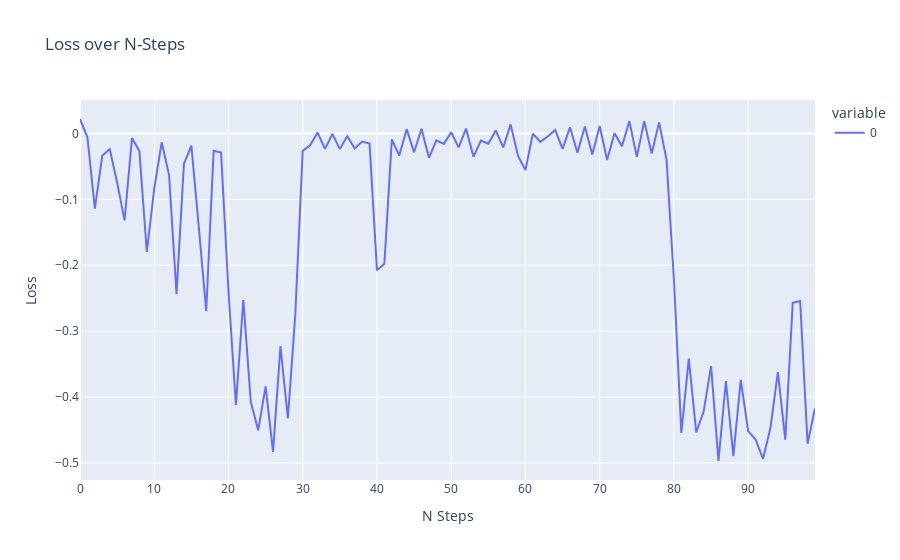

The cell this chart's notebook holds for it:
### Code cell
actor = Actor(3,1)
critic = Critic(3,1)

agent = DDPGAgent(actor,max_steps=10000)

pipe = GymTransformBlock(agent=agent,n=1000,bs=10)(['Pendulum-v1'])
pipe = StepBatcher(pipe)

pipe = ActorLossProcessor(pipe,critic,actor)

pipe_loss = LossCollector(pipe,main_buffers=[[]])
pipe = BasicOptStepper(pipe_loss,actor,0.001)
list(pipe)
pipe_loss.show()

### Figure 1 — Plotly figure (JSON) as saved in the notebook; plotly's stock layout.template omitted (floating-point values rounded to 4 significant figures)
{"data": [{"hovertemplate": "variable=0<br>N Steps=%{x}<br>Loss=%{y}<extra></extra>", "legendgroup": "0", "line": {"color": "#636efa", "dash": "solid"}, "marker": {"symbol": "circle"}, "mode": "lines", "name": "0", "orientation": "v", "showlegend": true, "type": "scatter", "x": [0, 1, 2, 3, 4, 5, 6, 7, 8, 9, 10, 11, 12, 13, 14, 15, 16, 17, 18, 19, 20, 21, 22, 23, 24, 25, 26, 27, 28, 29, 30, 31, 32, 33, 34, 35, 36, 37, 38, 39, 40, 41, 42, 43, 44, 45, 46, 47, 48, 49, 50, 51, 52, 53, 54, 55, 56, 57, 58, 59, 60, 61, 62, 63, 64, 65, 66, 67, 68, 69, 70, 71, 72, 73, 74, 75, 76, 77, 78, 79, 80, 81, 82, 83, 84, 85, 86, 87, 88, 89, 90, 91, 92, 93, 94, 95, 96, 97, 98, 99], "xaxis": "x", "y": [0.02198, -0.005819, -0.114, -0.03383, -0.0236, -0.07428, -0.1318, -0.006967, -0.02683, -0.1798, -0.08373, -0.01337, -0.06304, -0.2438, -0.04597, -0.01825, -0.142, -0.2698, -0.02626, -0.02901, -0.2394, -0.4121, -0.2526, -0.407, -0.4505, -0.3837, -0.4831, -0.3229, -0.4325, -0.2743, -0.02637, -0.01783, 0.001364, -0.0234, -0.000685, -0.02368, -0.003983, -0.02274, -0.01231, -0.01527, -0.2074, -0.1978, -0.009001, -0.0336, 0.006538, -0.02859, 0.007198, -0.03693, -0.01052, -0.01578, 0.001909, -0.02102, 0.007536, -0.0354, -0.01069, -0.01539, 0.004683, -0.02123, 0.01379, -0.03396, -0.05565, -0.0003086, -0.01269, -0.004609, 0.005291, -0.02336, 0.009424, -0.02927, 0.01046, -0.03189, 0.01127, -0.04036, 0.0005132, -0.0194, 0.01874, -0.03549, 0.01863, -0.03051, 0.01683, -0.03981, -0.2228, -0.4543, -0.3415, -0.4538, -0.422, -0.353, -0.497, -0.3758, -0.4897, -0.3739, -0.4516, -0.4645, -0.494, -0.4467, -0.362, -0.4649, -0.257, -0.2542, -0.4708, -0.4169], "yaxis": "y"}], "layout": {"legend": {"title": {"text": "variable"}, "tracegroupgap": 0}, "title": {"text": "Loss over N-Steps"}, "xaxis": {"anchor": "y", "domain": [0, 1], "title": {"text": "N Steps"}}, "yaxis": {"anchor": "x", "domain": [0, 1], "title": {"text": "Loss"}}}}
